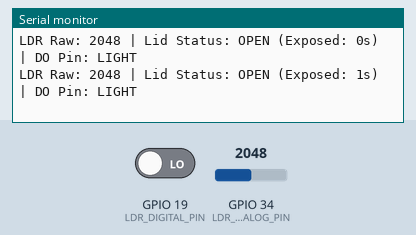
The sketch below on a simulated ESP32. On the bench: the last lines printed to the serial monitor. Inputs (shaded band) come from the test bench; at power-on: GPIO 34 (LDR_ANALOG_PIN) = 2048, GPIO 19 (LDR_DIGITAL_PIN) LOW (analog values on the 0–4095 scale).

Above: at 2.2 s.
2.3 s: GPIO 34 (LDR_ANALOG_PIN) set to 2832
At 2.9 s:
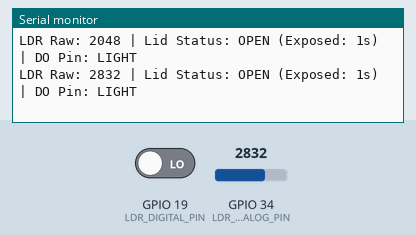
3.8 s: GPIO 34 (LDR_ANALOG_PIN) set to 2949
At 4.4 s:
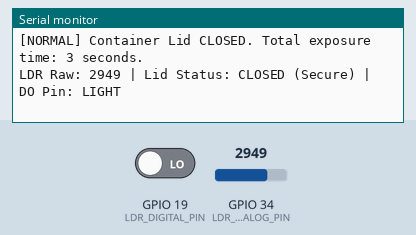
7.5 s: GPIO 34 (LDR_ANALOG_PIN) set to 2329
At 8.0 s:
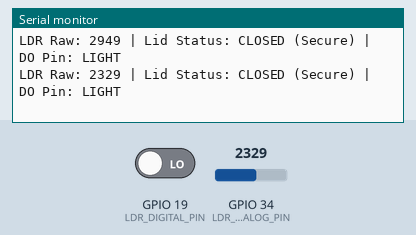
9.0 s: GPIO 34 (LDR_ANALOG_PIN) set to 2230
At 9.5 s:
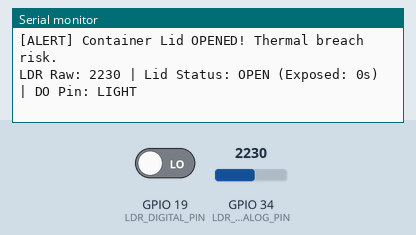
Timing chart, 0 to 12.0 s (numbered marks = the images above; inputs shaded):
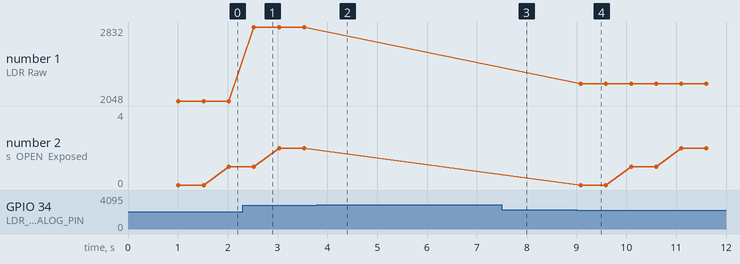

Measured:
- the behaviour switches between 2900 and 2901 on GPIO 34 (LDR_ANALOG_PIN) (found by bisection; images 1 and 2)
- the behaviour switches between 2300 and 2299 on GPIO 34 (LDR_ANALOG_PIN) (found by bisection; images 3 and 4)
- after the input at 2.3 s, the serial monitor: prints a new line after 0.23 s (image 1)
- after the input at 3.8 s, the serial monitor: prints a new line after 0.24 s (image 2)
- after the input at 7.5 s, the serial monitor: prints a new line after 0.07 s (image 3)
- after the input at 9.0 s, the serial monitor: prints a new line after 0.08 s (image 4)
- plotted number 1: 2048 → 2832 after the input at 2.3 s, 2832 → 2230 after the input at 9.0 s
- plotted number 2: 2 → 4 after the input at 9.0 s

The sketch:

LM323.ino
```cpp
#include <Arduino.h>

// Pin Configuration
#define LDR_ANALOG_PIN   34  // Connect to 4-Pin Module AO
#define LDR_DIGITAL_PIN  19  // Connect to 4-Pin Module DO (Optional reference)

// Threshold Calibration
// In dark/closed box: value typically > 3000 - 3800
// In ambient room light: value typically < 1800 - 2500
const int THRESHOLD_CLOSE = 2900; // Above this = Sealed (Dark)
const int THRESHOLD_OPEN  = 2300; // Below this = Lid Open (Light detected)

// Cold chain tracking state
bool isLidOpen = false;
unsigned long lidOpenedTimestamp = 0;

int readFilteredADC(int pin) {
  long sum = 0;
  const int samples = 16;
  for (int i = 0; i < samples; i++) {
    sum += analogRead(pin);
    delayMicroseconds(100);
  }
  return sum / samples;
}

void setup() {
  Serial.begin(115200);
  delay(1000);

  pinMode(LDR_DIGITAL_PIN, INPUT);

  // Configure ADC to read full 0 - 3.3V range
  analogSetAttenuation(ADC_11db);
  analogReadResolution(12); // 12-bit: 0 - 4095

  Serial.println("============================================");
  Serial.println(" Cold-Chain Container Lid Monitor Active    ");
  Serial.println("============================================");
}

void loop() {
  int rawLdr = readFilteredADC(LDR_ANALOG_PIN);
  int digitalState = digitalRead(LDR_DIGITAL_PIN);

  // State machine with hysteresis
  if (!isLidOpen && rawLdr < THRESHOLD_OPEN) {
    isLidOpen = true;
    lidOpenedTimestamp = millis();
    Serial.println("\n[ALERT] Container Lid OPENED! Thermal breach risk.");
  }
  else if (isLidOpen && rawLdr > THRESHOLD_CLOSE) {
    unsigned long durationOpenSec = (millis() - lidOpenedTimestamp) / 1000;
    isLidOpen = false;
    Serial.print("\n[NORMAL] Container Lid CLOSED. Total exposure time: ");
    Serial.print(durationOpenSec);
    Serial.println(" seconds.");
  }

  // Live status stream
  Serial.print("LDR Raw: ");
  Serial.print(rawLdr);
  Serial.print(" | Lid Status: ");
  if (isLidOpen) {
    unsigned long elapsed = (millis() - lidOpenedTimestamp) / 1000;
    Serial.print("OPEN (Exposed: ");
    Serial.print(elapsed);
    Serial.print("s)");
  } else {
    Serial.print("CLOSED (Secure)");
  }
  Serial.print(" | DO Pin: ");
  Serial.println(digitalState == HIGH ? "DARK" : "LIGHT");

  delay(500);
}
```
